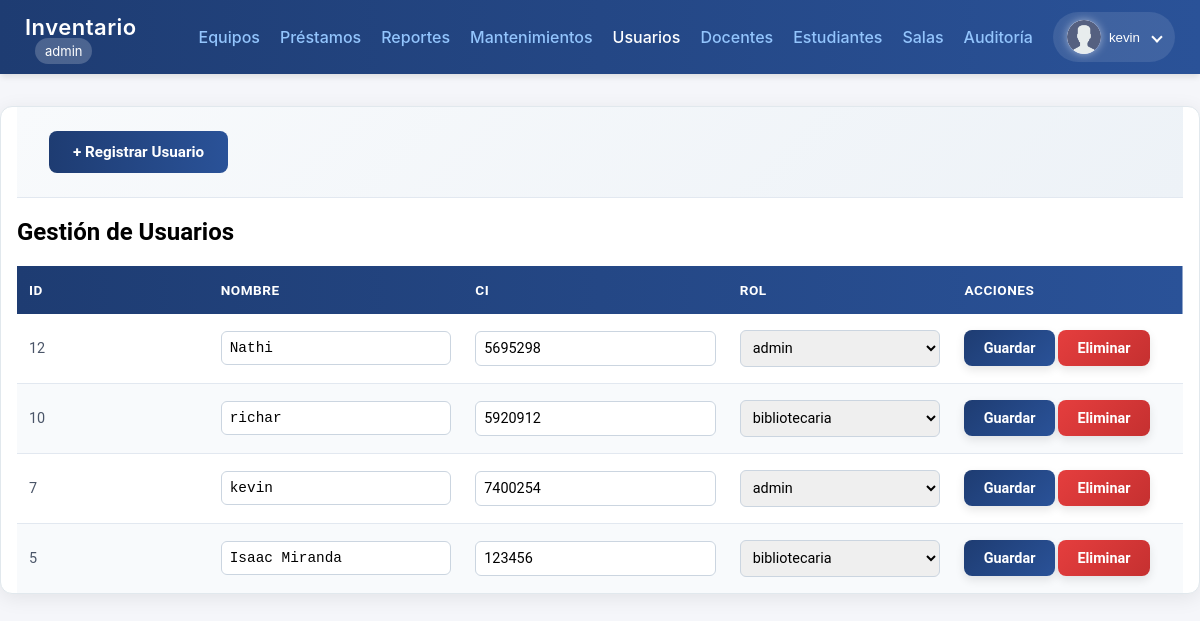
Page /public/usuarios_index.php (signed in) on the earlier database version.
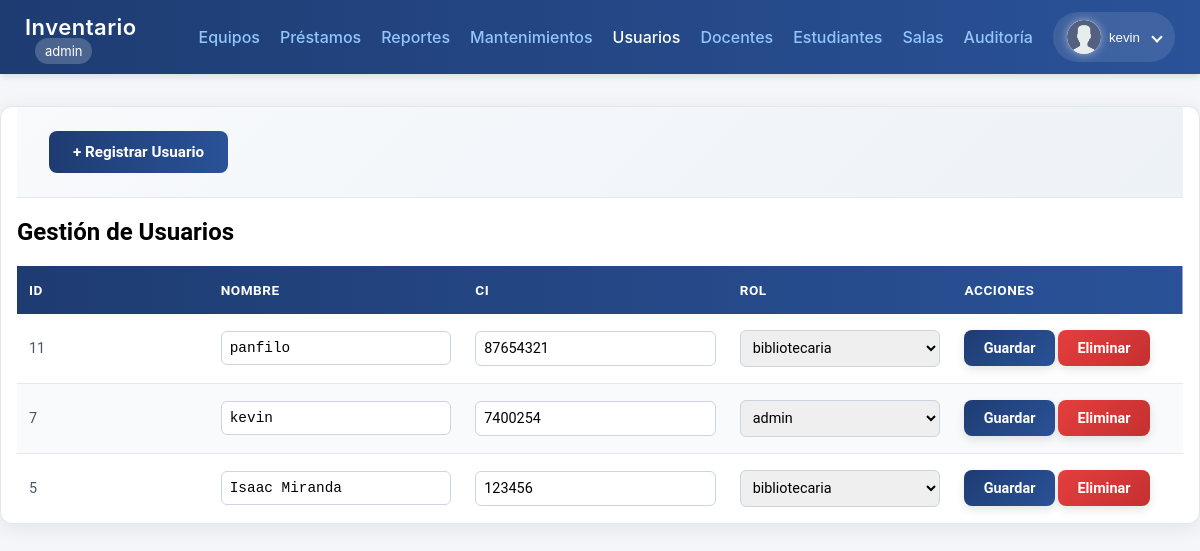
Same page on the later database version.
### tables this page shows
CREATE TABLE `usuarios` (
  `id` int(11) NOT NULL,
  `ci` varchar(50) NOT NULL,
  `email` varchar(150) NOT NULL,
  `nombre` varchar(120) NOT NULL,
  `password_hash` varchar(255) NOT NULL,
  `role_id` int(11) NOT NULL,
  `creado_en` timestamp NOT NULL DEFAULT current_timestamp()
);

CREATE TABLE `roles` (
  `id` int(11) NOT NULL,
  `nombre` varchar(50) NOT NULL
);

### init.php (called while the page is built, shortened)
<?php
function user()
{
  return $_SESSION['user'] ?? null;
}

### public/usuarios_index.php (the view, shortened to what the changed rows need)
<?php
require __DIR__ . '/../init.php';
$check_table_sql = "DESCRIBE usuarios";
$table_result = $mysqli->query($check_table_sql);
$table_structure = $table_result->fetch_all(MYSQLI_ASSOC);
$roles_sql = "SELECT id, nombre as rol FROM roles";
$roles_result = $mysqli->query($roles_sql);
$roles = $roles_result->fetch_all(MYSQLI_ASSOC);
$rol_field = 'role_id';
foreach ($table_structure as $field) {
  if (in_array($field['Field'], ['role_id', 'roles_id', 'rol_id', 'rol'])) {
    $rol_field = $field['Field'];
    break;
  }
}
$sql = "
  SELECT u.id, u.nombre, u.ci, u.$rol_field, r.nombre as rol_nombre
  FROM usuarios u
  JOIN roles r ON r.id = u.$rol_field
  ORDER BY u.creado_en DESC
";
try {
  $stmt = $mysqli->prepare($sql);
  $stmt->execute();
  $usuarios = $stmt->get_result()->fetch_all(MYSQLI_ASSOC);
} catch (Exception $e) {
  $error = "Error al cargar usuarios: " . $e->getMessage();
  $usuarios = [];
}
?>
<!doctype html>
<html lang="es">
<head>
  <link rel="stylesheet" href="../css/tabla_usuarios.css">
</head>
<body>
  <?php include __DIR__ . '/navbar.php'; ?>
  <div class="container">
    <h2>Gestión de Usuarios</h2>
    <table>
      <thead>
        <tr>
          <th>ID</th>
          <th>Nombre</th>
          <th>CI</th>
          <th>Rol</th>
          <th>Acciones</th>
        </tr>
      </thead>
      <?php foreach ($usuarios as $usuario): ?>
       <tr>
    <form method="post">
        <td data-label="ID"><?= htmlspecialchars($usuario['id']) ?></td>
        <td data-label="NOMBRE">
            <input type="text" name="nombre" value="<?= htmlspecialchars($usuario['nombre']) ?>">
        </td>
        <td data-label="CI">
            <input type="text" name="ci" value="<?= htmlspecialchars($usuario['ci']) ?>">
        </td>
        <td data-label="ROL">
            <select name="role_id">
                <?php foreach ($roles as $rol_option): ?>
                    <option value="<?= $rol_option['id'] ?>" <?= ($usuario[$rol_field] == $rol_option['id']) ? 'selected' : '' ?>>
                        <?= htmlspecialchars($rol_option['rol']) ?>
                    </option>
                <?php endforeach; ?>
            </select>
        </td>
        <td data-label="ACCIONES">
            <button type="submit" name="update" class="btn btn-primary">Guardar</button>
            <button type="submit" name="delete" class="btn btn-danger" onclick="return confirm('¿Seguro que quieres eliminar este usuario?')">Eliminar</button>
        </td>
    </form>
</tr>
      <?php endforeach; ?>
    </table>
  </div>
</body>
</html>

### public/navbar.php (shortened to what the changed rows need)
<!DOCTYPE html>
<html lang="es">
<head>
    <link rel="stylesheet" href="../css/navbar.css">
</head>
<body>
    <nav class="navbar">
        <div class="nav-container">
            <ul class="nav-menu" id="nav-menu">
                <li class="nav-item nav-user">
                    <div class="user-dropdown">
                        <button class="user-btn">
                            <img src="/inventario_uni/img/user-icon.png" alt="Usuario" class="user-icon">
                            <span><?= htmlspecialchars(user()['nombre']) ?></span>
                            <i class="arrow"></i>
                        </button>
                    </div>
                </li>
            </ul>
        </div>
    </nav>
</body>
</html>

Differences in the rows shown:
removed usuarios: id "12", nombre "Nathi", ci "5695298", role_id "admin"
removed usuarios: id "10", nombre "richar", ci "5920912", role_id "bibliotecaria"
added usuarios: id "11", nombre "panfilo", ci "87654321", role_id "bibliotecaria"
